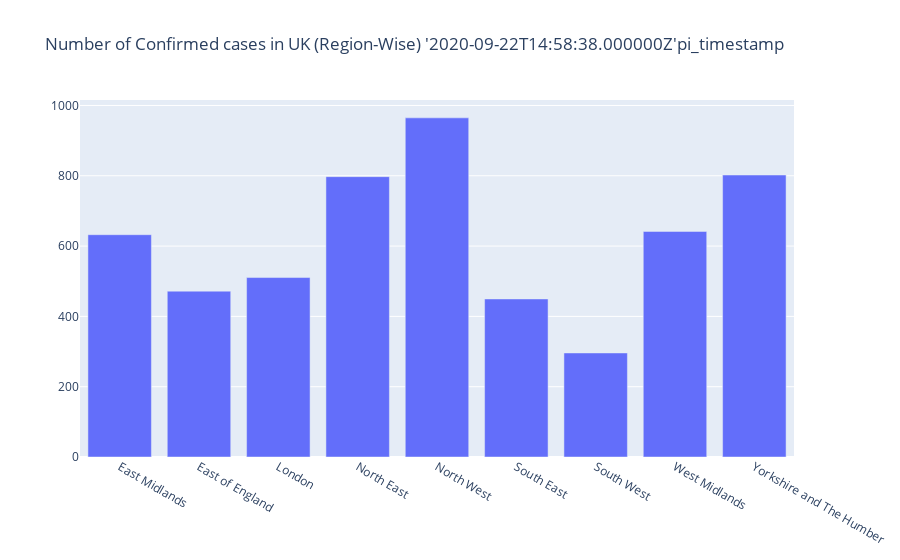

The cell this chart's notebook holds for it:
### Code cell
#plot bar graph of region wise cumulative cases

fig = go.Figure(data=[
    go.Bar(name='Total Cases', x=cumRegionWiseCases_df['areaName'], y= cumRegionWiseCases_df['cumCasesBySpecimenDateRate']),
    
])
# Change the bar mode
fig.update_layout(title='Number of Confirmed cases in UK (Region-Wise) %api_timestamp' % api_timestamp, barmode='group')
fig.show()

### Figure 1 — Plotly figure (JSON) as saved in the notebook; plotly's stock layout.template omitted (floating-point values rounded to 4 significant figures)
{"data": [{"name": "Total Cases", "type": "bar", "x": ["East Midlands", "East of England", "London", "North East", "North West", "South East", "South West", "West Midlands", "Yorkshire and The Humber"], "y": [632.4, 471.8, 510.5, 797.5, 964.8, 449.6, 296, 641.7, 802.2]}], "layout": {"barmode": "group", "title": {"text": "Number of Confirmed cases in UK (Region-Wise) '2020-09-22T14:58:38.000000Z'pi_timestamp"}}}
